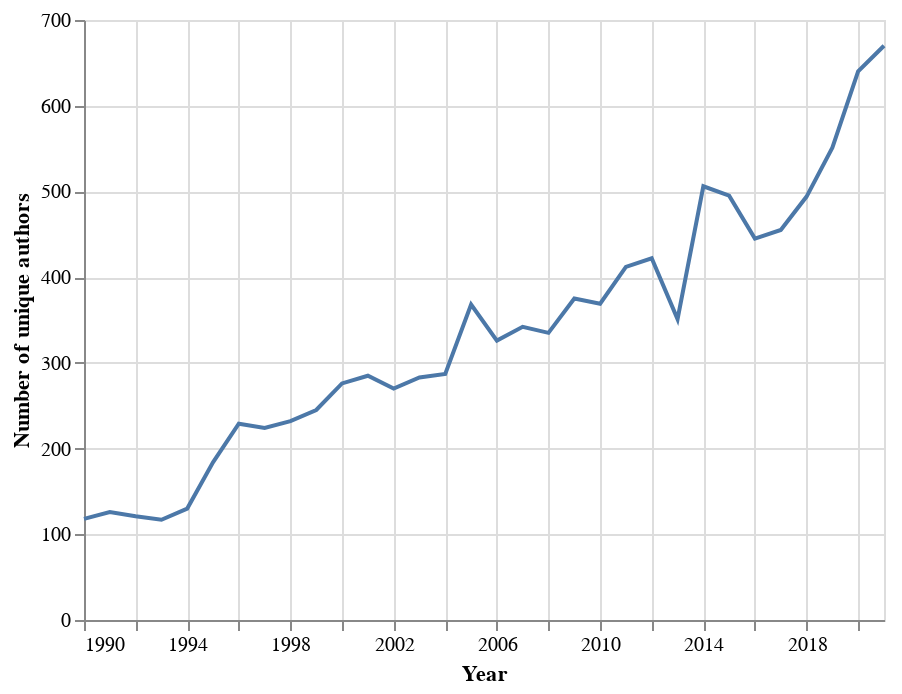

This figure's notebook cell:
### Code cell
unique_authors = alt.Chart(unique_author_num_df).mark_line().encode(
    x = 'Year',
    y = alt.Y(
        'Number of Unique Authors',
        title = 'Number of unique authors'
    )
)

unique_authors

### Figure 1 — Vega-Lite specification as saved in the notebook (floating-point values rounded to 4 significant figures)
{"config": {"view": {"continuousWidth": 400, "continuousHeight": 300}}, "data": {"name": "data-c5dfeb5e8ccf4e6fff877bdfdf471733"}, "mark": "line", "encoding": {"x": {"field": "Year", "type": "temporal"}, "y": {"field": "Number of Unique Authors", "title": "Number of unique authors", "type": "quantitative"}}, "$schema": "https://vega.github.io/schema/vega-lite/v4.17.0.json", "datasets": {"data-c5dfeb5e8ccf4e6fff877bdfdf471733": [{"Year": "1990-01-01T00:00:00", "Number of Unique Authors": 118}, {"Year": "1991-01-01T00:00:00", "Number of Unique Authors": 126}, {"Year": "1992-01-01T00:00:00", "Number of Unique Authors": 121}, {"Year": "1993-01-01T00:00:00", "Number of Unique Authors": 117}, {"Year": "1994-01-01T00:00:00", "Number of Unique Authors": 130}, {"Year": "1995-01-01T00:00:00", "Number of Unique Authors": 184}, {"Year": "1996-01-01T00:00:00", "Number of Unique Authors": 229}, {"Year": "1997-01-01T00:00:00", "Number of Unique Authors": 224}, {"Year": "1998-01-01T00:00:00", "Number of Unique Authors": 232}, {"Year": "1999-01-01T00:00:00", "Number of Unique Authors": 245}, {"Year": "2000-01-01T00:00:00", "Number of Unique Authors": 276}, {"Year": "2001-01-01T00:00:00", "Number of Unique Authors": 285}, {"Year": "2002-01-01T00:00:00", "Number of Unique Authors": 270}, {"Year": "2003-01-01T00:00:00", "Number of Unique Authors": 283}, {"Year": "2004-01-01T00:00:00", "Number of Unique Authors": 287}, {"Year": "2005-01-01T00:00:00", "Number of Unique Authors": 368}, {"Year": "2006-01-01T00:00:00", "Number of Unique Authors": 326}, {"Year": "2007-01-01T00:00:00", "Number of Unique Authors": 342}, {"Year": "2008-01-01T00:00:00", "Number of Unique Authors": 335}, {"Year": "2009-01-01T00:00:00", "Number of Unique Authors": 375}, {"Year": "2010-01-01T00:00:00", "Number of Unique Authors": 369}, {"Year": "2011-01-01T00:00:00", "Number of Unique Authors": 412}, {"Year": "2012-01-01T00:00:00", "Number of Unique Authors": 422}, {"Year": "2013-01-01T00:00:00", "Number of Unique Authors": 351}, {"Year": "2014-01-01T00:00:00", "Number of Unique Authors": 506}, {"Year": "2015-01-01T00:00:00", "Number of Unique Authors": 495}, {"Year": "2016-01-01T00:00:00", "Number of Unique Authors": 445}, {"Year": "2017-01-01T00:00:00", "Number of Unique Authors": 455}, {"Year": "2018-01-01T00:00:00", "Number of Unique Authors": 494}, {"Year": "2019-01-01T00:00:00", "Number of Unique Authors": 551}, {"Year": "2020-01-01T00:00:00", "Number of Unique Authors": 640}, {"Year": "2021-01-01T00:00:00", "Number of Unique Authors": 670}]}}
